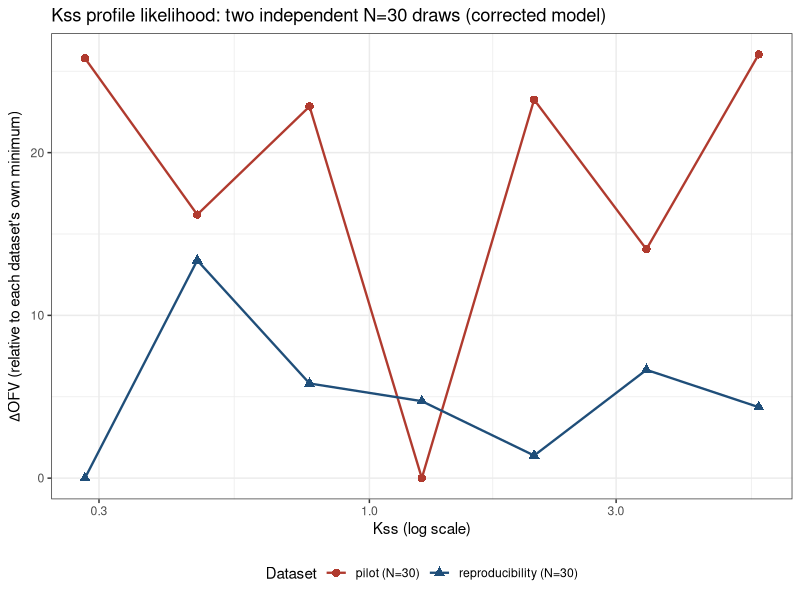

Write R code to recreate this figure.
# =============================================================================
# FIGURE 1 REGENERATION (plot only, no caption, no paper_draft.md edit).
# Overlays two INDEPENDENT N=30 best-of-N Kss profiles, each ΔOFV relative to
# its OWN minimum (not pooled, not a shared minimum -- absolute OFVs are not
# comparable across independent random draws).
# =============================================================================
suppressPackageStartupMessages({library(dplyr); library(ggplot2)})
setwd("/Users/jyotheeshwarakshay/pharmacometrics/denosumab-tmdd-qss")

repro <- read.csv("gate_test_N30_Kss1263_repro.csv")
pilot <- read.csv("multistart_results_corrected_pilot.csv")

best_repro <- repro %>%
  group_by(grid_point_index, kss_fixed) %>%
  summarise(best_ofv = min(ofv), .groups = "drop") %>%
  arrange(kss_fixed) %>%
  mutate(delta_ofv = best_ofv - min(best_ofv), dataset = "reproducibility (N=30)")

best_pilot <- pilot %>%
  group_by(grid_point_index, kss_value) %>%
  summarise(best_ofv = min(ofv), .groups = "drop") %>%
  arrange(kss_value) %>%
  mutate(delta_ofv = best_ofv - min(best_ofv), dataset = "pilot (N=30)") %>%
  rename(kss_fixed = kss_value)

cat("=== REPRODUCIBILITY dataset (47 fits) -- best-of-N per grid point ===\n")
print(as.data.frame(best_repro[, c("kss_fixed", "best_ofv", "delta_ofv")]), row.names = FALSE)

cat("\n=== PILOT dataset (35 fits) -- best-of-N per grid point ===\n")
print(as.data.frame(best_pilot[, c("kss_fixed", "best_ofv", "delta_ofv")]), row.names = FALSE)

cat("\n=== Sanity checks ===\n")
cat("repro delta_ofv rounded to 2dp:", paste(sprintf("%.2f", best_repro$delta_ofv), collapse=", "), "\n")
cat("pilot max delta_ofv:", sprintf("%.2f", max(best_pilot$delta_ofv)), "\n")

combined <- bind_rows(
  best_repro[, c("kss_fixed", "delta_ofv", "dataset")],
  best_pilot[, c("kss_fixed", "delta_ofv", "dataset")]
)

p <- ggplot(combined, aes(x = kss_fixed, y = delta_ofv, colour = dataset, shape = dataset)) +
  geom_line(linewidth = 0.8) +
  geom_point(size = 2.5) +
  scale_x_log10() +
  scale_colour_manual(values = c("reproducibility (N=30)" = "#1F4E79", "pilot (N=30)" = "#B03A2E")) +
  labs(
    title = "Kss profile likelihood: two independent N=30 draws (corrected model)",
    x = "Kss (log scale)",
    y = expression(Delta*"OFV (relative to each dataset's own minimum)"),
    colour = "Dataset", shape = "Dataset"
  ) +
  theme_bw() +
  theme(legend.position = "bottom")

ggsave("fig1_corrected_two_draws.png", p, width = 7, height = 5, dpi = 150)
cat("\nSaved: fig1_corrected_two_draws.png\n")
